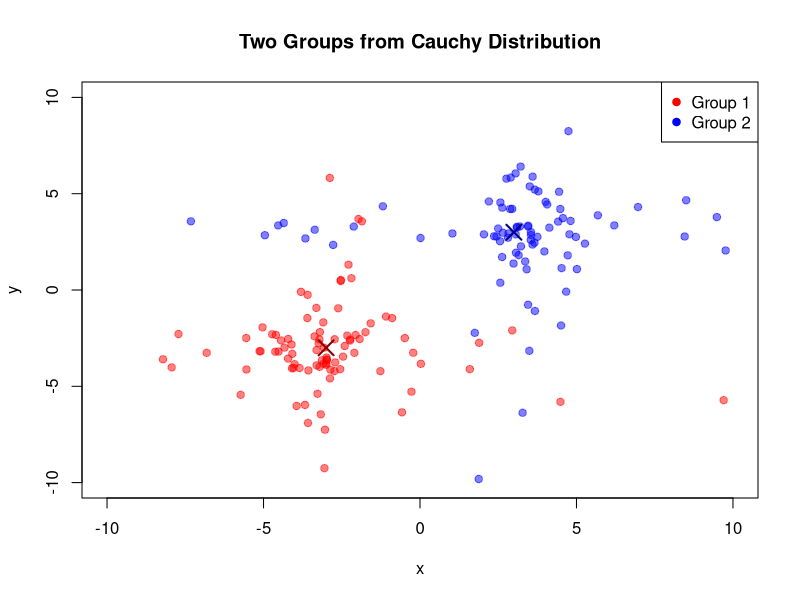

The R source for this figure:
generate_cauchy_data <- function(n = 200, center1 = c(-5, -5), center2 = c(5, 5), range = 10) {
  set.seed(42)
  
  # Group 1
  x1 <- rcauchy(n, location = center1[1], scale = 1)
  y1 <- rcauchy(n, location = center1[2], scale = 1)
  group1 <- data.frame(x = x1, y = y1, group = 1)
  
  # Group 2
  x2 <- rcauchy(n, location = center2[1], scale = 1)
  y2 <- rcauchy(n, location = center2[2], scale = 1)
  group2 <- data.frame(x = x2, y = y2, group = 2)
  
  # Combine into one data frame
  all_points <- rbind(group1, group2)
  
  # Plotting
  plot(all_points$x, all_points$y, 
       col = ifelse(all_points$group == 1, rgb(1, 0, 0, 0.5), rgb(0, 0, 1, 0.5)),
       pch = 19, xlim = c(-range, range), ylim = c(-range, range),
       xlab = "x", ylab = "y", main = "Two Groups from Cauchy Distribution")
  
  # Mark centers
  points(center1[1], center1[2], col = "darkred", pch = 4, lwd = 2, cex = 2)
  points(center2[1], center2[2], col = "darkblue", pch = 4, lwd = 2, cex = 2)
  
  legend("topright", legend = c("Group 1", "Group 2"), col = c("red", "blue"), pch = 19)
  
  return(all_points)
}

# Example usage
groups <- generate_cauchy_data(n = 100, center1 = c(-3, -3), center2 = c(3, 3))